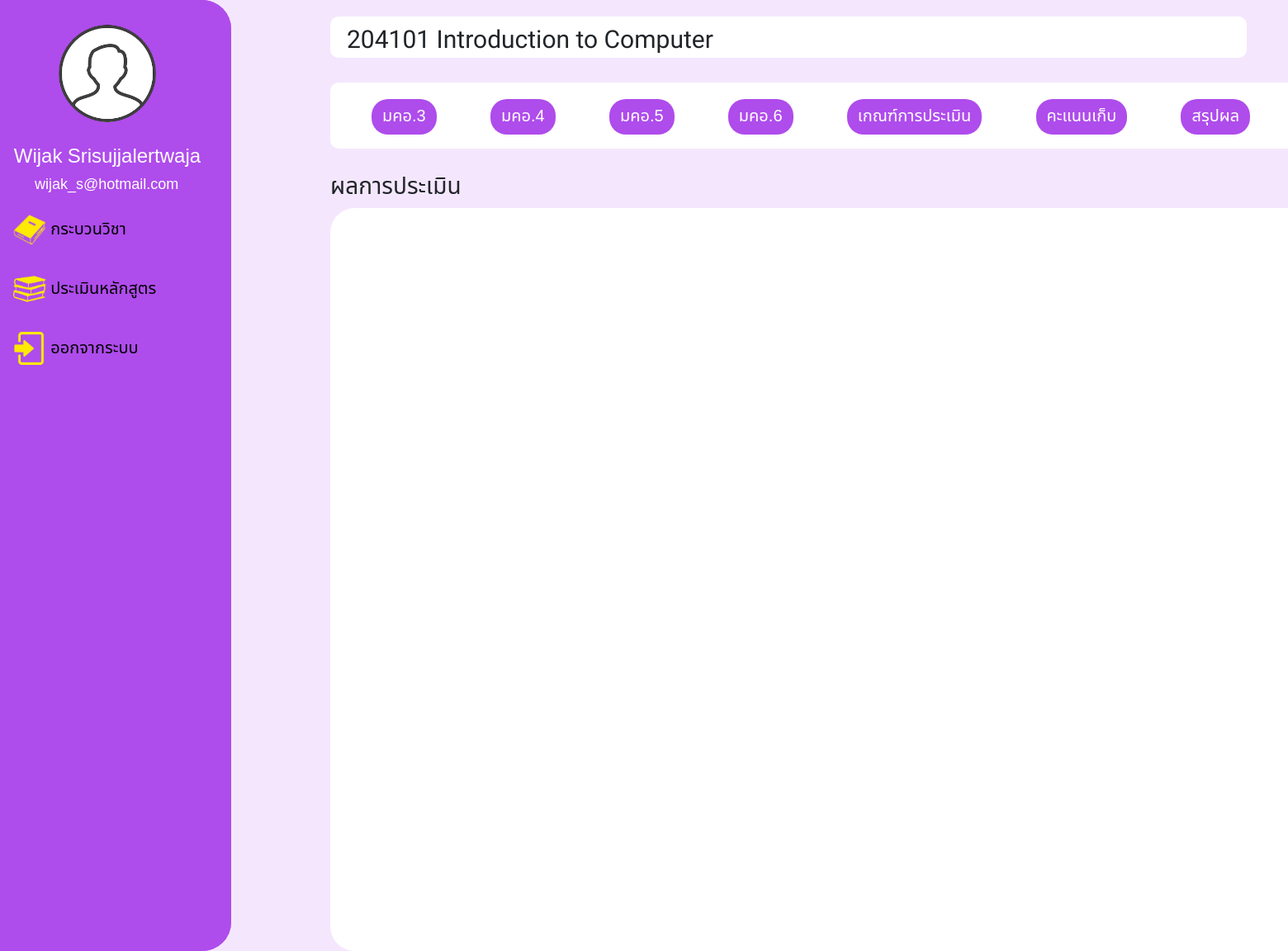
/result.php (signed in), run on the app's committed database.
### tables this page shows
CREATE TABLE `teacher` (
  `teachID` int(10) NOT NULL,
  `teachName` varchar(255) NOT NULL,
  `teachSurname` varchar(255) NOT NULL,
  `teachEmail` varchar(255) NOT NULL,
  `password` varchar(255) NOT NULL,
  `urole` varchar(25) NOT NULL
);

CREATE TABLE `course` (
  `crsNo` int(11) NOT NULL,
  `crsName` varchar(30) NOT NULL,
  `semester` int(3) NOT NULL,
  `teach_id` int(11) DEFAULT NULL
);

### tabbar.php (the view, shortened to what this page needs)
<!DOCTYPE html>
<html lang="en">
<head>
</head>
<body>
     <?php include 'navbar.php' ?>
    <?php
        $mysqli = new mysqli('localhost', 'root', '', 'dvcss') or die(mysqli_error($mysql));
        $result = $mysqli -> query("SELECT * FROM course") or die($mysqli -> error);
     ?>
      <?php $row = $result -> fetch_assoc() ?>
    <div class="crsname">
        <?php echo $row['crsNo']." ".$row['crsName'] ?>
    </div> <br>
    <div class="tabbar">
        <div class="row">
            <div class="btn-tab">
                <a href="tqf3.php?crsNo=<?php echo $row['crsNo']; ?>" role="button" class="btn">มคอ.3</a>
                <a href="tqf4.php?crsNo=<?php echo $row['crsNo']; ?>" role="button" class="btn">มคอ.4</a>
                <a href="tqf5.php?crsNo=<?php echo $row['crsNo']; ?>" role="button" class="btn">มคอ.5</a>
                <a href="tqf6.php?crsNo=<?php echo $row['crsNo']; ?>" role="button" class="btn">มคอ.6</a>
                <a href="crit.php?crsNo=<?php echo $row['crsNo']; ?>" class="btn" role="button">เกณฑ์การประเมิน</a>
                <a href="score.php" class="btn" role="button">คะแนนเก็บ</a>
                <a href="result.php?crsNo=<?php echo $row['crsNo']; ?>" class="btn" role="button">สรุปผล</a>
            </div>
        </div>
    </div>
</body>
</html>

### navbar.php (shortened to what this page needs)
<!DOCTYPE html>
<html lang="en">
<head>
	<link rel="stylesheet" href="css/bootstrap.min.css">
</head>
<body>
<div class="grid-container">
<div class="sidebar">
	<img src="img/human.png" alt="" width="120" height="120" style="margin-left: 70px; margin-bottom: 10%; margin-top: 10%; background-color: none">
	<?php
		require_once 'config/db.php';
		$row['teachID'] = $_SESSION['user'];
		$status = $row['teachID'];
		$stmt = $conn -> prepare("SELECT teachName, teachSurname, teachEmail FROM teacher WHERE teachID = $status");
		$stmt -> execute();
		$result = $stmt -> fetchAll();
		foreach ($result as $user) {
	?>
	<h3 style="font-size: 24px; color: white; margin-left: 6%;"><?php echo $user['teachName'].' '.$user['teachSurname']  ?></h3>
	<h5 style="font-size: 18px; color: white; margin-left: 15%;"><?php echo $user['teachEmail'] ?></h5>
	<?php } ?>
	<a class="dropdown-btn" ><img src="img/book.png" alt="" width="40" height="40"> กระบวนวิชา <i class="fa fa-caret-down"></i></a>
	<a href="#"><img src="img/books.png" alt="" width="40" height="40"> ประเมินหลักสูตร</a>
	<a href="logout.php"><img src="img/login.png" alt="" width="40" height="40"> ออกจากระบบ</a>
</div>
</div>
</body>
</html>

### navbar.php (style rules this page uses)
body { margin: 0; font-family: 'Noto Sans Thai', sans-serif; font-size: 20px; background-color: #F4E7FD; }
.grid-container { display: grid; grid: 281px; }
.sidebar { margin: 0; padding: 0; width: 280px; background-color: #AF4CEC; position: fixed; height: 100%; overflow: auto; border-radius: 0px 35px 35px 0px; }
.sidebar a, .dropdown-btn { display: block; color: black; padding: 16px; text-decoration: none; width: auto; cursor: pointer; }

### tabbar.php (style rules this page uses)
.crsname { padding: 5px 20px; margin-top: 20px; margin-left: 400px; margin-right: 50px; height: 50px; width: auto; background-color: white; border-radius: 10px; font-family: 'Mitr', sans-serif; font-size: 30px; }
div.tabbar { margin-left: 400px; margin-right: 50px; height: 80px; width: 1200px; background-color: white; border-radius: 10px; }
.btn-tab .btn { margin: 10px; margin-left: 50px; margin-top: 20px; padding-top: 5px; font-size: 20px; cursor: pointer; text-align: center; opacity: 1; transition: 0.3s; border-radius: 20px; color: white; background-color:#AF4CEC; }

### data on the page
teacher: teachName "Wijak", teachSurname "Srisujjalertwaja", teachEmail "wijak_s@hotmail.com"
course: crsNo "204101", crsName "Introduction to Computer"
